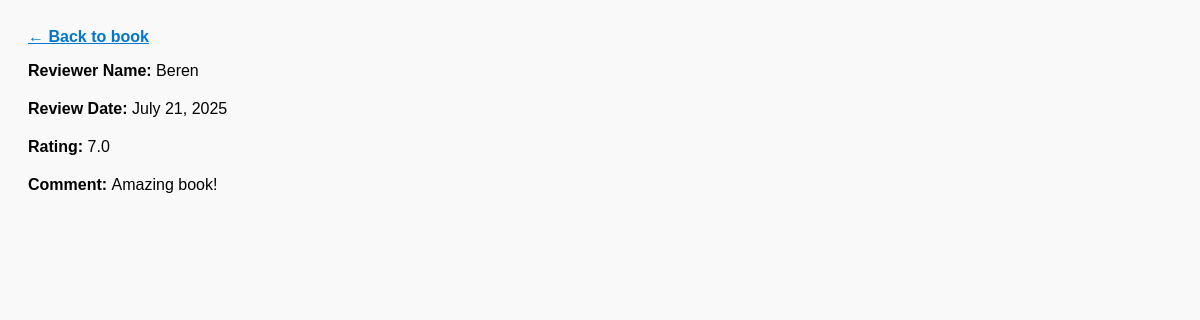
/reviews/1/, run on the app's committed database.
### reviews/models.py (models this page shows, shortened)
class Review(models.Model):
    book = models.ForeignKey(Book, on_delete=models.CASCADE)
    reviewer_name = models.CharField(max_length=100)
    rating = models.FloatField()
    review_text = models.TextField()
    review_date = models.DateField()

### reviews/views.py (the view)
# urls.py: path('reviews/<int:review_id>/', review_detail, name='review_detail'),
def review_detail(request, review_id):
    review = get_object_or_404(Review, id=review_id)
    return render(request, "books/review_detail.html", {'review': review})

### books/templates/books/review_detail.html (shortened to what this page needs)
<!DOCTYPE html>
<html lang="en">
<head>
    {% load static %}
    <link rel="stylesheet" href="{% static 'books/style.css' %}">
</head>
<body>
    <a href="{% url 'book_detail' review.book.id %}">← Back to book</a>
    <p><b>Reviewer Name: </b>{{ review.reviewer_name }}</p>
    <p><b>Review Date: </b>{{ review.review_date }}</p>
    <p><b>Rating: </b>{{ review.rating }}</p>
    <p><b>Comment: </b>{{ review.review_text}}</p>
</body>
</html>

### books/static/books/style.css (style rules this page uses)
body { background-color: #f9f9f9; font-family: Arial, sans-serif; padding: 20px; }
p { margin-bottom: 20px; }
a { color: #0077cc; font-weight: bold; }

### data on the page
Review: reviewer_name "Beren", review_date "July 21, 2025", rating "7.0", review_text "Amazing book!"
